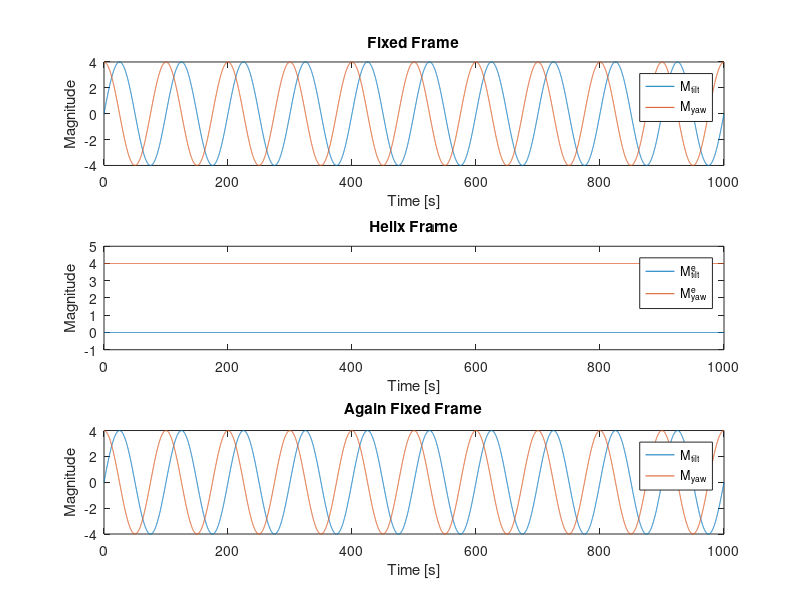
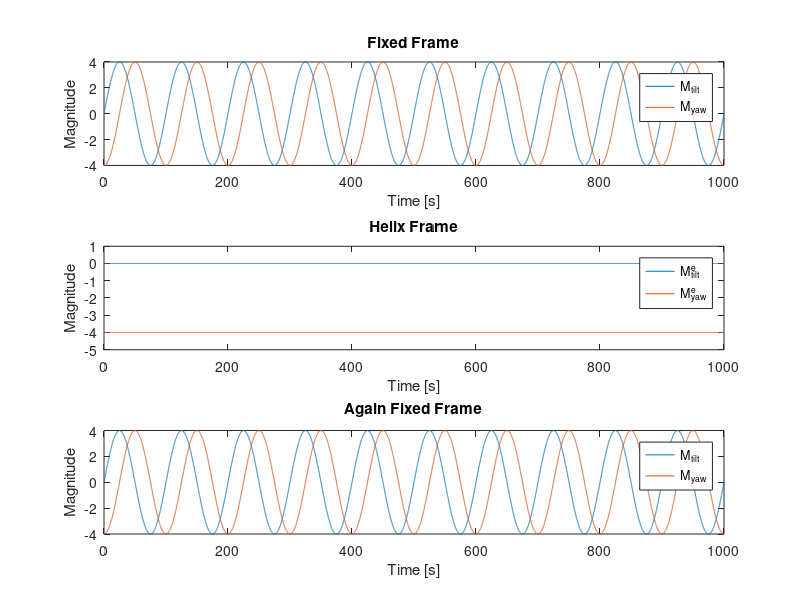

MATLAB code to generate these figures, in order:
%% This file is created to learn the different cooridnate
clear
close all

%% Basic information definition
U_inflow = 8;        % Inflow wind speed, same with the Q-blade setting
D_IEA15MW = 240;     % Rotor diameter
simTime = 10000;     % in timestep, actual time is simTime*timestep(Q-blade define)
timeStep = 0.1;    % same with the Q-blade setting
simLen = simTime * timeStep; % seconds
Str = 0.3;                          % Strouhal number
Helix_amplitude = 4;                % Helix amplitude                
Freq = Str*U_inflow/D_IEA15MW;      % From Str, in Hz
omega_e = Freq*2*pi;

% Tranform matrix to Helix coordinate frame
% R_helix = [1 0 0; 
%            0 cos(Freq) -sin(Freq); 
%            0 sin(Freq) cos(Freq)];
% inverseR_helix = [1 0 0; 
%                   0 cos(Freq) sin(Freq); 
%                   0 -sin(Freq) cos(Freq)];

%% From Fixed Frame --> Helix Frame --> Fixed Frame, CW

% Genereate the tilt and yaw signal (fixed frame)
t = linspace(timeStep, simLen, simTime);
cutPoint = simLen / 3;
amplitudeTilt = Helix_amplitude*(t<=cutPoint) + 1.5*Helix_amplitude*(t>cutPoint);

sigTilt = Helix_amplitude * sin(omega_e*t);          
sigYaw = Helix_amplitude * sin(omega_e*t + pi/2);  % CW

% Transfer to helix frame
thetaTilt_helixFrame_store = zeros(simTime, 1);
thetaYaw_helixFrame_store = zeros(simTime, 1);
thetaTilt_fixFrame_store = zeros(simTime, 1);
thetaYaw_fixFrame_store = zeros(simTime, 1);

for i = 1:1:simTime
    R_helix = [1 0 0; 
           0 cos(omega_e*t(i)) -sin(omega_e*t(i)); 
           0 sin(omega_e*t(i)) cos(omega_e*t(i))];
    invR_helix = [1 0 0; 
                  0 cos(omega_e*t(i)) sin(omega_e*t(i)); 
                  0 -sin(omega_e*t(i)) cos(omega_e*t(i))];
    theta_tilt = sigTilt(i);
    theta_yaw = sigYaw(i);
    theta_col = 0;

    % Fixed Frame ---> Helix Frame
    MtMy_helix = R_helix * [theta_col; theta_tilt; theta_yaw]; 
    thetaTilt_helixFrame_store(i) = MtMy_helix(2);
    thetaYaw_helixFrame_store(i) = MtMy_helix(3);

    % Helix Frame ---> Fixed Frame
    MtMy_fix = invR_helix * MtMy_helix; 
    thetaTilt_fixFrame_store(i) = MtMy_fix(2);
    thetaYaw_fixFrame_store(i) = MtMy_fix(3);
end

figure()
subplot(3, 1, 1)
plot(t, sigTilt)
hold on
plot(t, sigYaw)
hold off
xlabel('Time [s]')
ylabel('Magnitude')
title('Fixed Frame')
legend('M_{tilt}','M_{yaw}')

subplot(3, 1, 2)
plot(t, thetaTilt_helixFrame_store)
hold on
plot(t, thetaYaw_helixFrame_store)
hold off
xlabel('Time [s]')
ylabel('Magnitude')
title("Helix Frame")
legend('M^e_{tilt}','M^e_{yaw}')

subplot(3, 1, 3)
plot(t, sigTilt)
hold on
plot(t, sigYaw)
hold off
xlabel('Time [s]')
ylabel('Magnitude')
title("Again Fixed Frame")
legend('M_{tilt}','M_{yaw}')

%% From Fixed Frame --> Helix Frame --> Fixed Frame, CCW

% Genereate the tilt and yaw signal (fixed frame)
t = linspace(timeStep, simLen, simTime);
cutPoint = simLen / 3;
amplitudeTilt = Helix_amplitude*(t<=cutPoint) + 1.5*Helix_amplitude*(t>cutPoint);

sigTilt = Helix_amplitude * sin(omega_e*t);          
sigYaw = Helix_amplitude * sin(omega_e*t - pi/2);  % CCW

% Transfer to helix frame
thetaTilt_helixFrame_store = zeros(simTime, 1);
thetaYaw_helixFrame_store = zeros(simTime, 1);
thetaTilt_fixFrame_store = zeros(simTime, 1);
thetaYaw_fixFrame_store = zeros(simTime, 1);

for i = 1:1:simTime
    R_helix = [cos(omega_e*t(i)) sin(omega_e*t(i)); 
               -sin(omega_e*t(i)) cos(omega_e*t(i))];
    invR_helix = [cos(omega_e*t(i)) -sin(omega_e*t(i)); 
                  sin(omega_e*t(i)) cos(omega_e*t(i))];
    theta_tilt = sigTilt(i);
    theta_yaw = sigYaw(i);

    % Fixed Frame ---> Helix Frame
    MtMy_helix = R_helix * [theta_tilt; theta_yaw]; 
    thetaTilt_helixFrame_store(i) = MtMy_helix(1);
    thetaYaw_helixFrame_store(i) = MtMy_helix(2);

    % Helix Frame ---> Fixed Frame
    MtMy_fix = invR_helix * MtMy_helix; 
    thetaTilt_fixFrame_store(i) = MtMy_fix(1);
    thetaYaw_fixFrame_store(i) = MtMy_fix(2);
end

figure()
subplot(3, 1, 1)
plot(t, sigTilt)
hold on
plot(t, sigYaw)
hold off
xlabel('Time [s]')
ylabel('Magnitude')
title('Fixed Frame')
legend('M_{tilt}','M_{yaw}')

subplot(3, 1, 2)
plot(t, thetaTilt_helixFrame_store)
hold on
plot(t, thetaYaw_helixFrame_store)
hold off
xlabel('Time [s]')
ylabel('Magnitude')
title("Helix Frame")
legend('M^e_{tilt}','M^e_{yaw}')

subplot(3, 1, 3)
plot(t, sigTilt)
hold on
plot(t, sigYaw)
hold off
xlabel('Time [s]')
ylabel('Magnitude')
title("Again Fixed Frame")
legend('M_{tilt}','M_{yaw}')